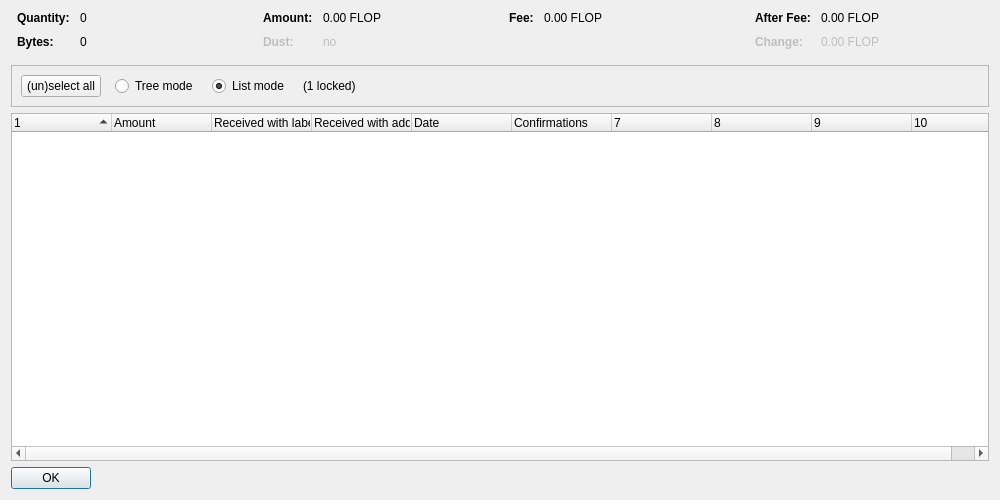
<?xml version="1.0" encoding="UTF-8"?>
<ui version="4.0">
 <class>CoinControlDialog</class>
 <widget class="QDialog" name="CoinControlDialog">
  <property name="geometry">
   <rect>
    <x>0</x>
    <y>0</y>
    <width>1000</width>
    <height>500</height>
   </rect>
  </property>
  <property name="windowTitle">
   <string>Coin Selection</string>
  </property>
  <layout class="QVBoxLayout" name="verticalLayout">
   <item>
    <layout class="QHBoxLayout" name="horizontalLayoutTop" stretch="0,0,0,0">
     <property name="topMargin">
      <number>0</number>
     </property>
     <property name="bottomMargin">
      <number>10</number>
     </property>
     <item>
      <layout class="QFormLayout" name="formLayoutCoinControl1">
       <property name="horizontalSpacing">
        <number>10</number>
       </property>
       <property name="verticalSpacing">
        <number>10</number>
       </property>
       <property name="leftMargin">
        <number>6</number>
       </property>
       <property name="rightMargin">
        <number>6</number>
       </property>
       <item row="0" column="0">
        <widget class="QLabel" name="labelCoinControlQuantityText">
         <property name="font">
          <font>
           <weight>75</weight>
           <bold>true</bold>
          </font>
         </property>
         <property name="text">
          <string>Quantity:</string>
         </property>
        </widget>
       </item>
       <item row="0" column="1">
        <widget class="QLabel" name="labelCoinControlQuantity">
         <property name="cursor">
          <cursorShape>IBeamCursor</cursorShape>
         </property>
         <property name="contextMenuPolicy">
          <enum>Qt::ActionsContextMenu</enum>
         </property>
         <property name="text">
          <string notr="true">0</string>
         </property>
         <property name="textInteractionFlags">
          <set>Qt::LinksAccessibleByMouse|Qt::TextSelectableByKeyboard|Qt::TextSelectableByMouse</set>
         </property>
        </widget>
       </item>
       <item row="1" column="0">
        <widget class="QLabel" name="labelCoinControlBytesText">
         <property name="font">
          <font>
           <weight>75</weight>
           <bold>true</bold>
          </font>
         </property>
         <property name="text">
          <string>Bytes:</string>
         </property>
        </widget>
       </item>
       <item row="1" column="1">
        <widget class="QLabel" name="labelCoinControlBytes">
         <property name="cursor">
          <cursorShape>IBeamCursor</cursorShape>
         </property>
         <property name="contextMenuPolicy">
          <enum>Qt::ActionsContextMenu</enum>
         </property>
         <property name="text">
          <string notr="true">0</string>
         </property>
         <property name="textInteractionFlags">
          <set>Qt::LinksAccessibleByMouse|Qt::TextSelectableByKeyboard|Qt::TextSelectableByMouse</set>
         </property>
        </widget>
       </item>
      </layout>
     </item>
     <item>
      <layout class="QFormLayout" name="formLayoutCoinControl2">
       <property name="horizontalSpacing">
        <number>10</number>
       </property>
       <property name="verticalSpacing">
        <number>10</number>
       </property>
       <property name="leftMargin">
        <number>6</number>
       </property>
       <property name="rightMargin">
        <number>6</number>
       </property>
       <item row="0" column="0">
        <widget class="QLabel" name="labelCoinControlAmountText">
         <property name="font">
          <font>
           <weight>75</weight>
           <bold>true</bold>
          </font>
         </property>
         <property name="text">
          <string>Amount:</string>
         </property>
        </widget>
       </item>
       <item row="0" column="1">
        <widget class="QLabel" name="labelCoinControlAmount">
         <property name="cursor">
          <cursorShape>IBeamCursor</cursorShape>
         </property>
         <property name="contextMenuPolicy">
          <enum>Qt::ActionsContextMenu</enum>
         </property>
         <property name="text">
          <string notr="true">0.00 FLOP</string>
         </property>
         <property name="textInteractionFlags">
          <set>Qt::LinksAccessibleByMouse|Qt::TextSelectableByKeyboard|Qt::TextSelectableByMouse</set>
         </property>
        </widget>
       </item>
       <item row="1" column="0">
        <widget class="QLabel" name="labelCoinControlLowOutputText">
         <property name="enabled">
          <bool>false</bool>
         </property>
         <property name="font">
          <font>
           <weight>75</weight>
           <bold>true</bold>
          </font>
         </property>
         <property name="text">
          <string>Dust:</string>
         </property>
        </widget>
       </item>
       <item row="1" column="1">
        <widget class="QLabel" name="labelCoinControlLowOutput">
         <property name="enabled">
          <bool>false</bool>
         </property>
         <property name="cursor">
          <cursorShape>IBeamCursor</cursorShape>
         </property>
         <property name="contextMenuPolicy">
          <enum>Qt::ActionsContextMenu</enum>
         </property>
         <property name="text">
          <string notr="true">no</string>
         </property>
         <property name="textInteractionFlags">
          <set>Qt::LinksAccessibleByMouse|Qt::TextSelectableByKeyboard|Qt::TextSelectableByMouse</set>
         </property>
        </widget>
       </item>
      </layout>
     </item>
     <item>
      <layout class="QFormLayout" name="formLayoutCoinControl3">
       <property name="horizontalSpacing">
        <number>10</number>
       </property>
       <property name="verticalSpacing">
        <number>10</number>
       </property>
       <property name="leftMargin">
        <number>6</number>
       </property>
       <property name="rightMargin">
        <number>6</number>
       </property>
       <item row="0" column="0">
        <widget class="QLabel" name="labelCoinControlFeeText">
         <property name="font">
          <font>
           <weight>75</weight>
           <bold>true</bold>
          </font>
         </property>
         <property name="text">
          <string>Fee:</string>
         </property>
        </widget>
       </item>
       <item row="0" column="1">
        <widget class="QLabel" name="labelCoinControlFee">
         <property name="cursor">
          <cursorShape>IBeamCursor</cursorShape>
         </property>
         <property name="contextMenuPolicy">
          <enum>Qt::ActionsContextMenu</enum>
         </property>
         <property name="text">
          <string notr="true">0.00 FLOP</string>
         </property>
         <property name="textInteractionFlags">
          <set>Qt::LinksAccessibleByMouse|Qt::TextSelectableByKeyboard|Qt::TextSelectableByMouse</set>
         </property>
        </widget>
       </item>
      </layout>
     </item>
     <item>
      <layout class="QFormLayout" name="formLayoutCoinControl4">
       <property name="horizontalSpacing">
        <number>10</number>
       </property>
       <property name="verticalSpacing">
        <number>10</number>
       </property>
       <property name="leftMargin">
        <number>6</number>
       </property>
       <property name="rightMargin">
        <number>6</number>
       </property>
       <item row="0" column="0">
        <widget class="QLabel" name="labelCoinControlAfterFeeText">
         <property name="font">
          <font>
           <weight>75</weight>
           <bold>true</bold>
          </font>
         </property>
         <property name="text">
          <string>After Fee:</string>
         </property>
        </widget>
       </item>
       <item row="0" column="1">
        <widget class="QLabel" name="labelCoinControlAfterFee">
         <property name="cursor">
          <cursorShape>IBeamCursor</cursorShape>
         </property>
         <property name="contextMenuPolicy">
          <enum>Qt::ActionsContextMenu</enum>
         </property>
         <property name="text">
          <string notr="true">0.00 FLOP</string>
         </property>
         <property name="textInteractionFlags">
          <set>Qt::LinksAccessibleByMouse|Qt::TextSelectableByKeyboard|Qt::TextSelectableByMouse</set>
         </property>
        </widget>
       </item>
       <item row="1" column="0">
        <widget class="QLabel" name="labelCoinControlChangeText">
         <property name="enabled">
          <bool>false</bool>
         </property>
         <property name="font">
          <font>
           <weight>75</weight>
           <bold>true</bold>
          </font>
         </property>
         <property name="text">
          <string>Change:</string>
         </property>
        </widget>
       </item>
       <item row="1" column="1">
        <widget class="QLabel" name="labelCoinControlChange">
         <property name="enabled">
          <bool>false</bool>
         </property>
         <property name="cursor">
          <cursorShape>IBeamCursor</cursorShape>
         </property>
         <property name="contextMenuPolicy">
          <enum>Qt::ActionsContextMenu</enum>
         </property>
         <property name="text">
          <string notr="true">0.00 FLOP</string>
         </property>
         <property name="textInteractionFlags">
          <set>Qt::LinksAccessibleByMouse|Qt::TextSelectableByKeyboard|Qt::TextSelectableByMouse</set>
         </property>
        </widget>
       </item>
      </layout>
     </item>
    </layout>
   </item>
   <item>
    <widget class="QFrame" name="frame">
     <property name="minimumSize">
      <size>
       <width>0</width>
       <height>40</height>
      </size>
     </property>
     <property name="frameShape">
      <enum>QFrame::StyledPanel</enum>
     </property>
     <property name="frameShadow">
      <enum>QFrame::Sunken</enum>
     </property>
     <layout class="QHBoxLayout" name="horizontalLayout">
      <item>
       <layout class="QHBoxLayout" name="horizontalLayoutPanel" stretch="0,0,0,0,0">
        <property name="spacing">
         <number>14</number>
        </property>
        <item>
         <widget class="QPushButton" name="pushButtonSelectAll">
          <property name="sizePolicy">
           <sizepolicy hsizetype="Maximum" vsizetype="Fixed">
            <horstretch>0</horstretch>
            <verstretch>0</verstretch>
           </sizepolicy>
          </property>
          <property name="text">
           <string>(un)select all</string>
          </property>
          <property name="autoDefault">
           <bool>false</bool>
          </property>
         </widget>
        </item>
        <item>
         <widget class="QRadioButton" name="radioTreeMode">
          <property name="sizePolicy">
           <sizepolicy hsizetype="Maximum" vsizetype="Fixed">
            <horstretch>0</horstretch>
            <verstretch>0</verstretch>
           </sizepolicy>
          </property>
          <property name="text">
           <string>Tree mode</string>
          </property>
         </widget>
        </item>
        <item>
         <widget class="QRadioButton" name="radioListMode">
          <property name="sizePolicy">
           <sizepolicy hsizetype="Maximum" vsizetype="Fixed">
            <horstretch>0</horstretch>
            <verstretch>0</verstretch>
           </sizepolicy>
          </property>
          <property name="text">
           <string>List mode</string>
          </property>
          <property name="checked">
           <bool>true</bool>
          </property>
         </widget>
        </item>
        <item>
         <widget class="QLabel" name="labelLocked">
          <property name="text">
           <string notr="true">(1 locked)</string>
          </property>
         </widget>
        </item>
        <item>
         <spacer name="horizontalSpacer">
          <property name="orientation">
           <enum>Qt::Horizontal</enum>
          </property>
          <property name="sizeHint" stdset="0">
           <size>
            <width>40</width>
            <height>20</height>
           </size>
          </property>
         </spacer>
        </item>
       </layout>
      </item>
     </layout>
    </widget>
   </item>
   <item>
    <widget class="CoinControlTreeWidget" name="treeWidget">
     <property name="contextMenuPolicy">
      <enum>Qt::CustomContextMenu</enum>
     </property>
     <property name="sortingEnabled">
      <bool>false</bool>
     </property>
     <property name="columnCount">
      <number>10</number>
     </property>
     <attribute name="headerShowSortIndicator" stdset="0">
      <bool>true</bool>
     </attribute>
     <attribute name="headerStretchLastSection">
      <bool>false</bool>
     </attribute>
     <column>
      <property name="text">
       <string/>
      </property>
     </column>
     <column>
      <property name="text">
       <string>Amount</string>
      </property>
     </column>
     <column>
      <property name="text">
       <string>Received with label</string>
      </property>
     </column>
     <column>
      <property name="text">
       <string>Received with address</string>
      </property>
     </column>
     <column>
      <property name="text">
       <string>Date</string>
      </property>
     </column>
     <column>
      <property name="text">
       <string>Confirmations</string>
      </property>
      <property name="toolTip">
       <string>Confirmed</string>
      </property>
     </column>
     <column>
      <property name="text">
       <string/>
      </property>
     </column>
     <column>
      <property name="text">
       <string/>
      </property>
     </column>
     <column>
      <property name="text">
       <string/>
      </property>
     </column>
     <column>
      <property name="text">
       <string/>
      </property>
     </column>
    </widget>
   </item>
   <item>
    <widget class="QDialogButtonBox" name="buttonBox">
     <property name="sizePolicy">
      <sizepolicy hsizetype="Maximum" vsizetype="Fixed">
       <horstretch>0</horstretch>
       <verstretch>0</verstretch>
      </sizepolicy>
     </property>
     <property name="orientation">
      <enum>Qt::Horizontal</enum>
     </property>
     <property name="standardButtons">
      <set>QDialogButtonBox::Ok</set>
     </property>
    </widget>
   </item>
  </layout>
 </widget>
 <customwidgets>
  <customwidget>
   <class>CoinControlTreeWidget</class>
   <extends>QTreeWidget</extends>
   <header>coincontroltreewidget.h</header>
  </customwidget>
 </customwidgets>
 <resources/>
 <connections/>
</ui>
